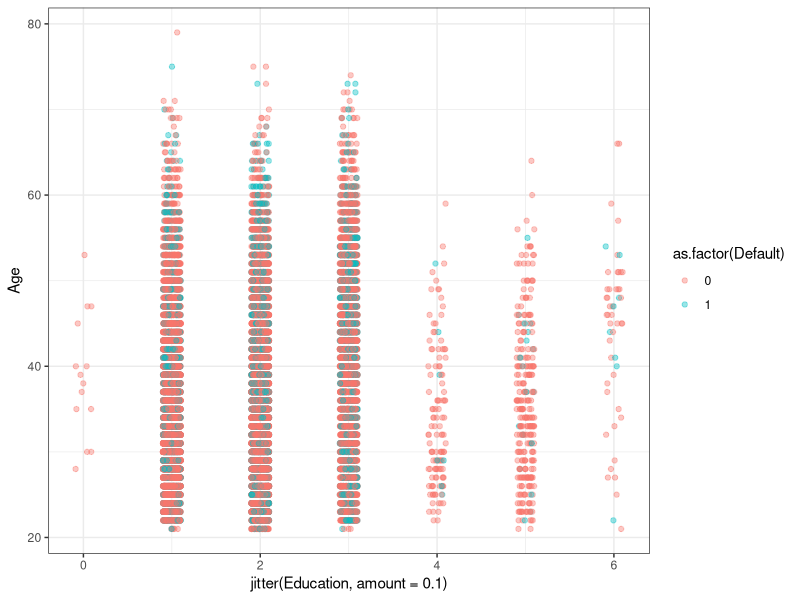
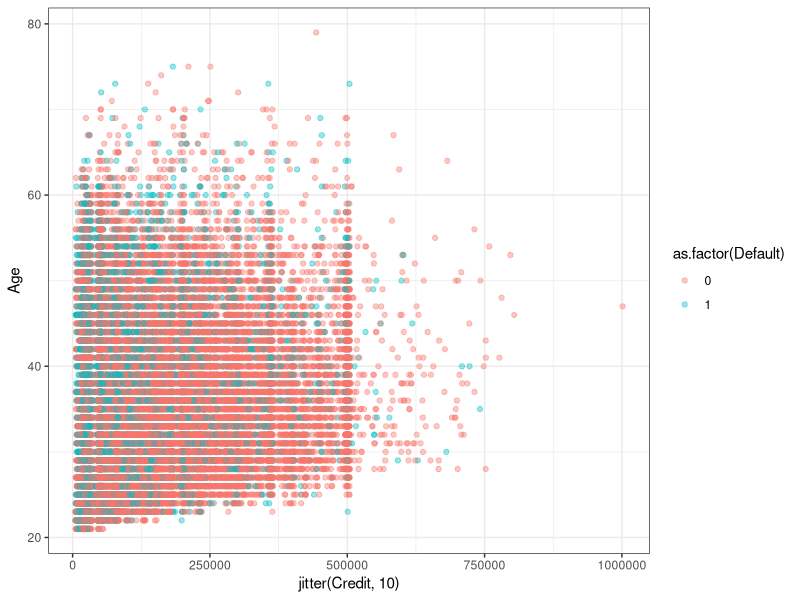
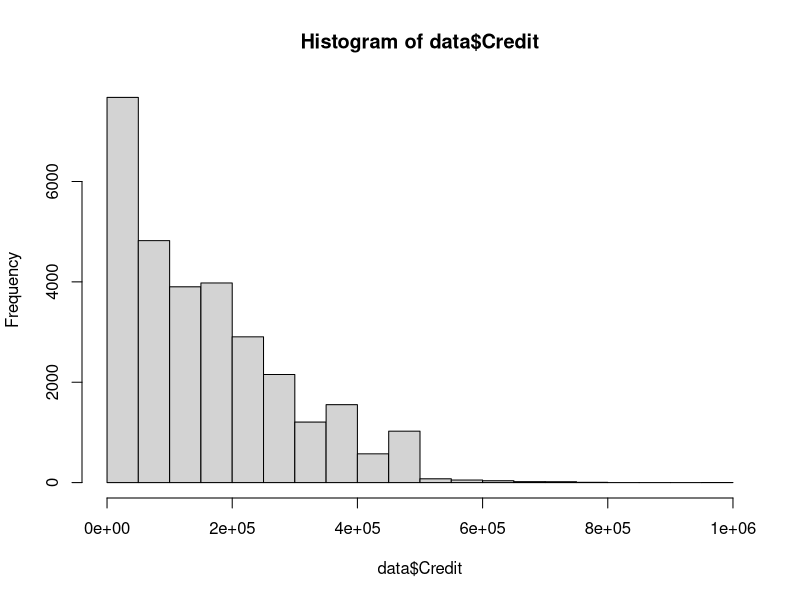
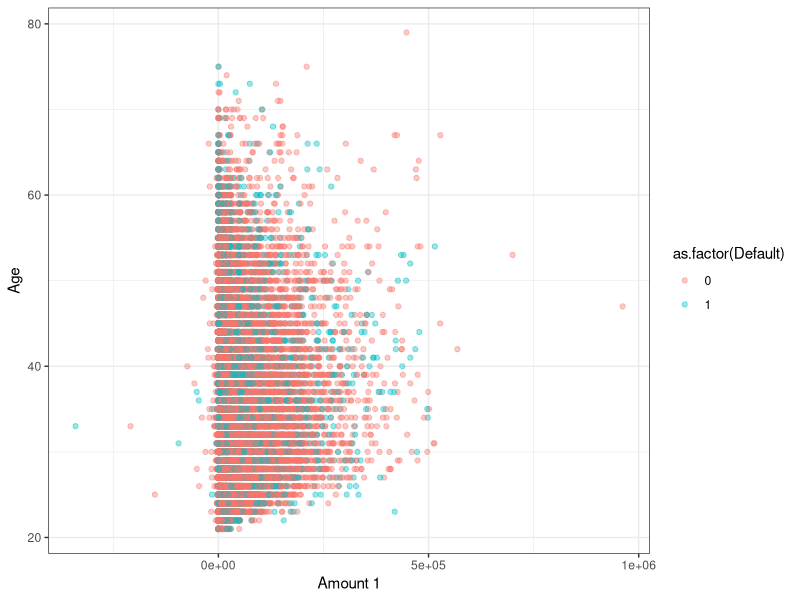
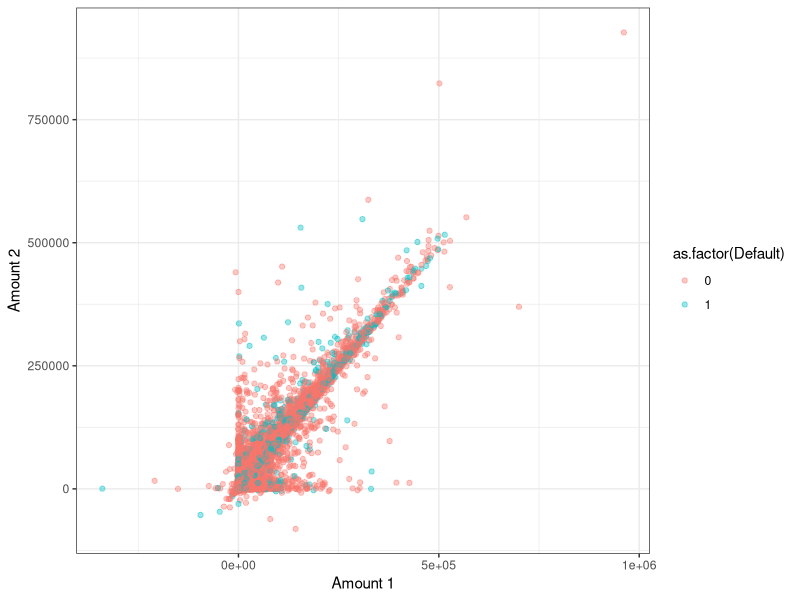
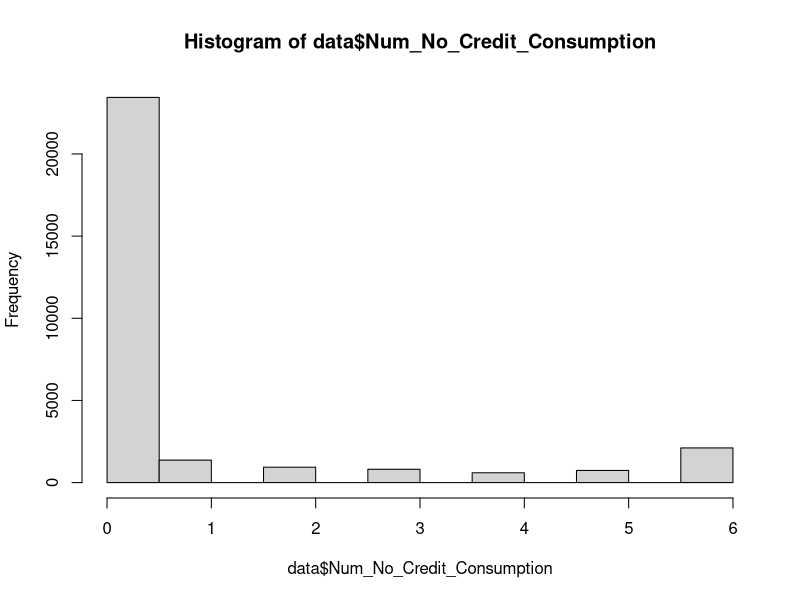
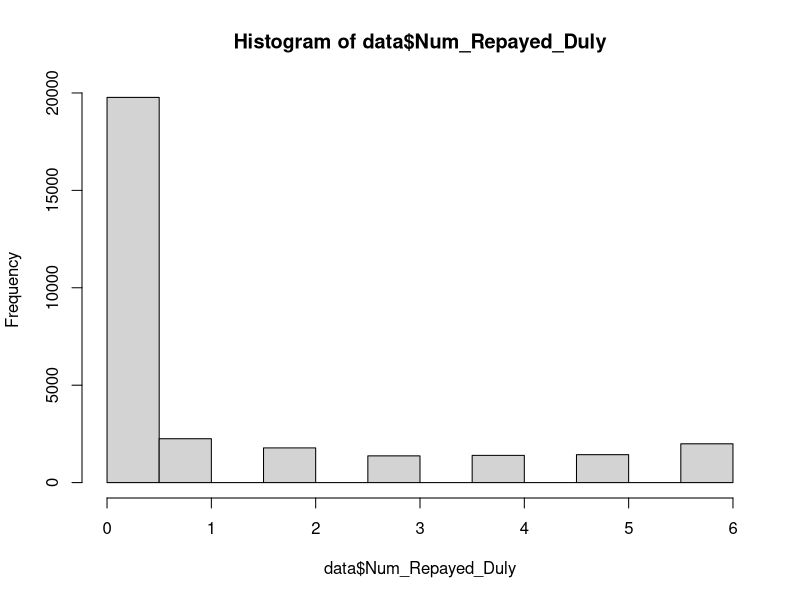
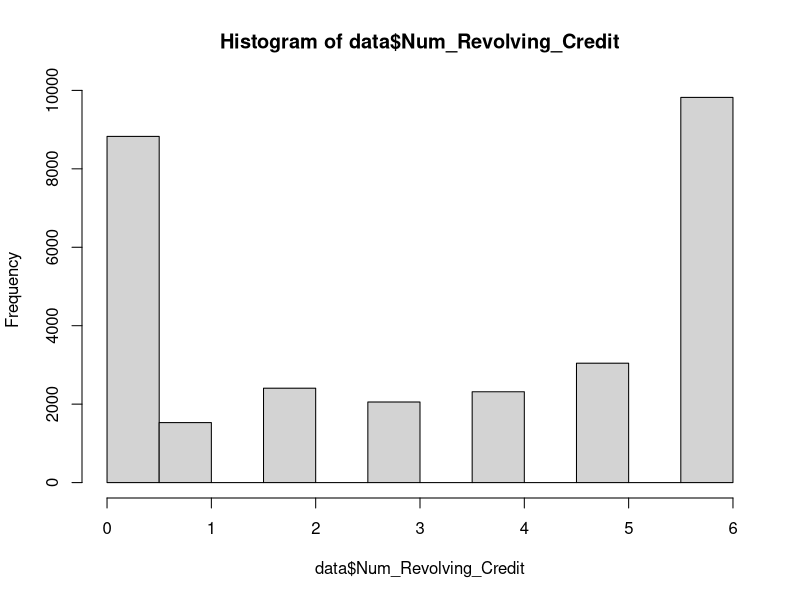

Generate these figures, in order, with R:
library(data.table)
library(ggplot2)

data <- fread("data_default.csv")

# get rid of any row with any missing data at all
data <- na.omit(data)
# get rid of the ID column since it's superfluous
data$ID <- NULL
# see what columns we have
colnames(data)

# seeing what the relationship between age and education is
ggplot(data)+
  geom_point(aes(x=jitter(Education, amount = 0.1),  #applying a jitter because many have the exact same value
                 y=Age, 
                 color=as.factor(Default)), 
             alpha=0.4)+
  theme_bw()
ggsave("01 - Age and Education.png")

# seeing what the relationship between age and credit is
ggplot(data)+
  geom_point(aes(x=jitter(Credit, 10), #applying a jitter because many have the exact same value
                 y=Age, 
                 color=as.factor(Default)), 
             alpha=0.4)+
  theme_bw()
ggsave("02 - Age and Credit.png")
# it actually looks like many loans do not go above 500k euros
# there are only a few beyond that
# let's check the histogram to see
hist(data$Credit)
# it seems like a pretty typical decay from low value to high
# i would bet it's zipfian but with a big clustering around 500k euros.


# seeing what the relationship between age and amount 1 is
ggplot(data)+
  geom_point(aes(x=`Amount 1`, 
                 y=Age, 
                 color=as.factor(Default)), 
             alpha=0.4)+
  theme_bw()
ggsave("03 - Age and Amount 1.png")

# seeing what the relationship between amount 1 and amount 2 is
ggplot(data)+
  geom_point(aes(x=`Amount 1`, 
                 y=`Amount 2`, 
                 color=as.factor(Default)), 
             alpha=0.4)+
  theme_bw()
ggsave("04 - Amount 1 and Amount 2.png")

# pretty strong linear relationship in there but with a lot of 0s for either amount


# so far it seems like very little is correlated with the default

# let's see what portion of our data are defaults
d <- dcast(data, Default~., length)
d
6636/(6636+23364)
# 22% are defaults

# let's break it down by sex
d <- dcast(data, Default~Sex, length)
d
# sex 1 is 24% default
2873/(2873+9015)
# sex 23 is 21% default
3763/(3763+14349)
dcast(data, Sex~., length)
18112/(18112+11888)
# about 60% sex 2

# let's look at the default rates by sex and education
d <- dcast(data, Sex+Education~., mean, value.var="Default")
d$. <- round(d$. * 100, digits = 1)
d
# now we see something interesting. default rates are lowest in the 4 and 5 education levels
# and there are 0 defaults when education = 0
dcast(data, Education~., length)
# altho there are only 14 observations for that so maybe we should discard it

# what's the status by age?
dcast(data, Status~., mean, value.var="Age")
# there isn't really a pattern in the average age

# let's see about education
dcast(data, Status~Education, length)
dcast(data, Status~Education, mean, value.var = "Default")
# not really anything that jumps out at me



# let's look at Repayment
dcast(data, `Repayment 1`~., length)
# repayment 1 ranges from -2 to 8 with most being around 8
dcast(data, `Repayment 2`~., length)
# same for repayment 2
dcast(data, `Repayment 3`~., length)
# almost none on 1 which is different
dcast(data, `Repayment 4`~., length)
# same as before. almost one on 1.
dcast(data, `Repayment 5`~., length)
# almost none on 1 again
dcast(data, `Repayment 6`~., length)
# back to what they started with with a concentration around 0
# now to see if there is any trend with Previous
dcast(data, Default~., mean, value.var="Previous 1")
dcast(data, Default~., mean, value.var="Previous 2")
dcast(data, Default~., mean, value.var="Previous 3")
dcast(data, Default~., mean, value.var="Previous 4")
dcast(data, Default~., mean, value.var="Previous 5")
dcast(data, Default~., mean, value.var="Previous 6")
# across the board, the defaults had lower average Previouses
# the averages of each group was really similar across all the Previouses

# idea: maybe remove the categories with very few members


# the coding for "repayment" is categorical but uses numbers
# let's undo that
# Repayment 1-6: Repayment status in January to June (Repayment 6 for June, Repayment
# 5 for May, Repayment 3 for April,...) with the following values: -2=no credit consumption,
# -1=repayed duly, 0=use of revolving credit, 1=payment delay of 1 month, 2=payment delay
# of 2 months, ... , 8=payment delay of 8 months, 9= payment delay of ≥ 9 months.

# one idea is to add a variable of how many times someone had any of their
# repayments at -2, -1, or 0.
data$Num_No_Credit_Consumption <- ifelse(data$`Repayment 6`==-2, 1, 0)
data$Num_No_Credit_Consumption <- ifelse(data$`Repayment 5`==-2, data$Num_No_Credit_Consumption+1, data$Num_No_Credit_Consumption)
data$Num_No_Credit_Consumption <- ifelse(data$`Repayment 4`==-2, data$Num_No_Credit_Consumption+1, data$Num_No_Credit_Consumption)
data$Num_No_Credit_Consumption <- ifelse(data$`Repayment 3`==-2, data$Num_No_Credit_Consumption+1, data$Num_No_Credit_Consumption)
data$Num_No_Credit_Consumption <- ifelse(data$`Repayment 2`==-2, data$Num_No_Credit_Consumption+1, data$Num_No_Credit_Consumption)
data$Num_No_Credit_Consumption <- ifelse(data$`Repayment 1`==-2, data$Num_No_Credit_Consumption+1, data$Num_No_Credit_Consumption)
hist(data$Num_No_Credit_Consumption)
# looks like most clients never had a -2

data$Num_Repayed_Duly <- ifelse(data$`Repayment 6`==-1, 1, 0)
data$Num_Repayed_Duly <- ifelse(data$`Repayment 5`==-1, data$Num_Repayed_Duly+1, data$Num_Repayed_Duly)
data$Num_Repayed_Duly <- ifelse(data$`Repayment 4`==-1, data$Num_Repayed_Duly+1, data$Num_Repayed_Duly)
data$Num_Repayed_Duly <- ifelse(data$`Repayment 3`==-1, data$Num_Repayed_Duly+1, data$Num_Repayed_Duly)
data$Num_Repayed_Duly <- ifelse(data$`Repayment 2`==-1, data$Num_Repayed_Duly+1, data$Num_Repayed_Duly)
data$Num_Repayed_Duly <- ifelse(data$`Repayment 1`==-1, data$Num_Repayed_Duly+1, data$Num_Repayed_Duly)
hist(data$Num_Repayed_Duly)
# looks like most clients never had a -1

data$Num_Revolving_Credit <- ifelse(data$`Repayment 6`==0, 1, 0)
data$Num_Revolving_Credit <- ifelse(data$`Repayment 5`==0, data$Num_Revolving_Credit+1, data$Num_Revolving_Credit)
data$Num_Revolving_Credit <- ifelse(data$`Repayment 4`==0, data$Num_Revolving_Credit+1, data$Num_Revolving_Credit)
data$Num_Revolving_Credit <- ifelse(data$`Repayment 3`==0, data$Num_Revolving_Credit+1, data$Num_Revolving_Credit)
data$Num_Revolving_Credit <- ifelse(data$`Repayment 2`==0, data$Num_Revolving_Credit+1, data$Num_Revolving_Credit)
data$Num_Revolving_Credit <- ifelse(data$`Repayment 1`==0, data$Num_Revolving_Credit+1, data$Num_Revolving_Credit)
hist(data$Num_Revolving_Credit)
# this is very different. more people have 6 uses of revolving credit than 0 uses
# and there are high numbers of people with 1 through 5 uses of it.

# we should rename the columns
colnames(data) <- c("Credit", "Is_Male", "Education", "Status", "Age", 
                    "Repayment_Status_Jun",
                    "Repayment_Status_May",
                    "Repayment_Status_Apr",
                    "Repayment_Status_Mar",
                    "Repayment_Status_Feb",
                    "Repayment_Status_Jan",
                    "Account_Balance_Jun",
                    "Account_Balance_May",
                    "Account_Balance_Apr",
                    "Account_Balance_Mar",
                    "Account_Balance_Feb",
                    "Account_Balance_Jan",
                    "Amount_Prev_Repaid_Jun",
                    "Amount_Prev_Repaid_May",
                    "Amount_Prev_Repaid_Apr",
                    "Amount_Prev_Repaid_Mar",
                    "Amount_Prev_Repaid_Feb",
                    "Amount_Prev_Repaid_Jan",
                    "Defaulted",
                    "Num_No_Credit_Consumption",
                    "Num_Repaid_Duly",
                    "Num_Revolving_Credit"
                    )
# let's have a coding of 1 for male and 0 for female for sex
data$Is_Male <- ifelse(data$Is_Male == 2, 0, 1)
# let's look at marital status
dcast(data, Status~., length)
# the coding says that 1 is married, 2 is single, and 3 is something else.
# we should recode anyone with a 0 to be a 3
data$Status <- ifelse(data$Status==0, 3, data$Status)
# and now we should make it strings instead of numbers
data$Status <- ifelse(data$Status==1, "Married", data$Status)
data$Status <- ifelse(data$Status==2, "Single", data$Status)
data$Status <- ifelse(data$Status==3, "Other", data$Status)
data

# write out cleaned data
fwrite(data, file="cleaned_data.csv")
